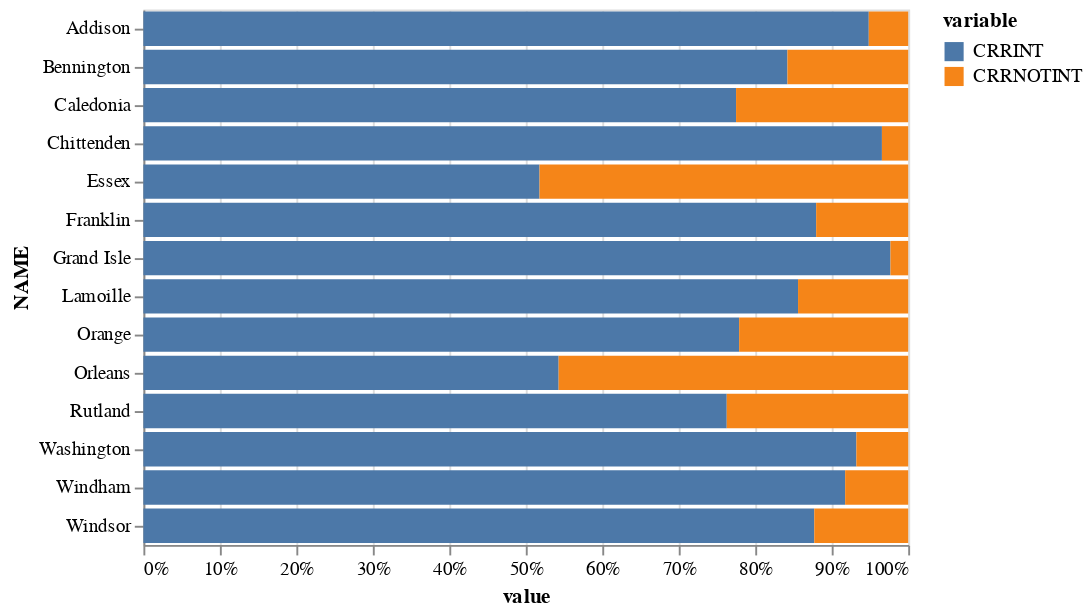

The notebook cell saved with this chart:
### Code cell
alt.Chart(rr_county_stack).mark_bar().encode(
    x=alt.X("value", stack="normalize"),
    y="NAME",
    color="variable"
)

### Figure 1 — Vega-Lite specification as saved in the notebook (floating-point values rounded to 4 significant figures)
{"config": {"view": {"continuousWidth": 400, "continuousHeight": 300}}, "data": {"name": "data-01ff06be4cf06eafa63bf61e40890f37"}, "mark": "bar", "encoding": {"color": {"type": "nominal", "field": "variable"}, "x": {"type": "quantitative", "field": "value", "stack": "normalize"}, "y": {"type": "nominal", "field": "NAME"}}, "$schema": "https://vega.github.io/schema/vega-lite/v4.8.1.json", "datasets": {"data-01ff06be4cf06eafa63bf61e40890f37": [{"NAME": "Bennington", "variable": "CRRINT", "value": 28.8}, {"NAME": "Caledonia", "variable": "CRRINT", "value": 27.2}, {"NAME": "Chittenden", "variable": "CRRINT", "value": 56.2}, {"NAME": "Essex", "variable": "CRRINT", "value": 10.1}, {"NAME": "Franklin", "variable": "CRRINT", "value": 40.2}, {"NAME": "Grand Isle", "variable": "CRRINT", "value": 29.5}, {"NAME": "Lamoille", "variable": "CRRINT", "value": 31.5}, {"NAME": "Orange", "variable": "CRRINT", "value": 29.6}, {"NAME": "Orleans", "variable": "CRRINT", "value": 17.7}, {"NAME": "Rutland", "variable": "CRRINT", "value": 29.9}, {"NAME": "Washington", "variable": "CRRINT", "value": 39.9}, {"NAME": "Windham", "variable": "CRRINT", "value": 25.6}, {"NAME": "Windsor", "variable": "CRRINT", "value": 30.0}, {"NAME": "Addison", "variable": "CRRINT", "value": 46.0}, {"NAME": "Bennington", "variable": "CRRNOTINT", "value": 5.4}, {"NAME": "Caledonia", "variable": "CRRNOTINT", "value": 7.9}, {"NAME": "Chittenden", "variable": "CRRNOTINT", "value": 2.0}, {"NAME": "Essex", "variable": "CRRNOTINT", "value": 9.4}, {"NAME": "Franklin", "variable": "CRRNOTINT", "value": 5.5}, {"NAME": "Grand Isle", "variable": "CRRNOTINT", "value": 0.7}, {"NAME": "Lamoille", "variable": "CRRNOTINT", "value": 5.3}, {"NAME": "Orange", "variable": "CRRNOTINT", "value": 8.4}, {"NAME": "Orleans", "variable": "CRRNOTINT", "value": 14.9}, {"NAME": "Rutland", "variable": "CRRNOTINT", "value": 9.3}, {"NAME": "Washington", "variable": "CRRNOTINT", "value": 2.9}, {"NAME": "Windham", "variable": "CRRNOTINT", "value": 2.3}, {"NAME": "Windsor", "variable": "CRRNOTINT", "value": 4.2}, {"NAME": "Addison", "variable": "CRRNOTINT", "value": 2.5}]}}
